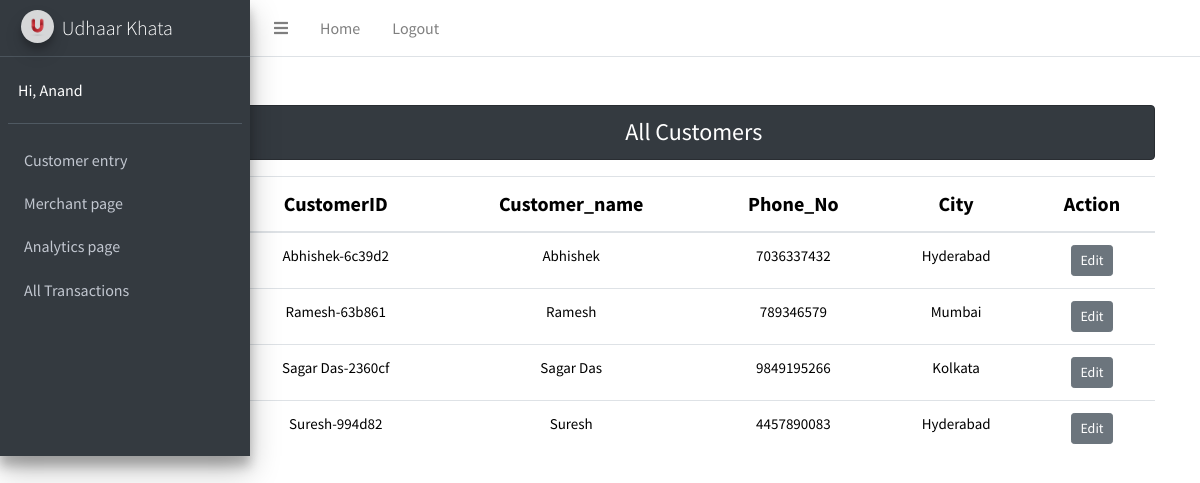
The page /main/cust_table (signed in) on the database as committed earlier.
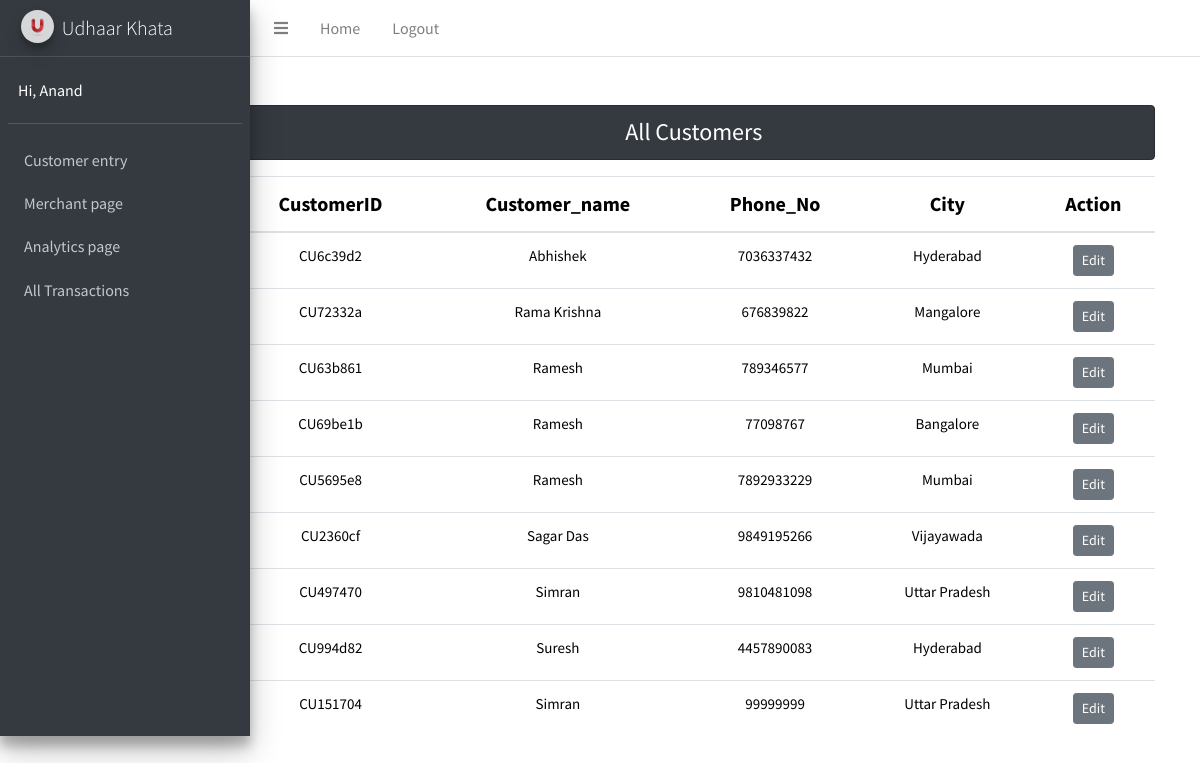
The same page on the database as committed later.
### main/models.py (models this page shows)
class customers(models.Model):
    Customer_ID = models.CharField(max_length=70)
    Customer_name = models.CharField(max_length=70)
    Phone_No = models.IntegerField()
    City = models.CharField(max_length=70)
    user = models.ForeignKey(User, on_delete = models.CASCADE)

### main/views.py (the view)
# urls.py: path('cust_table',views.cust_table, name='cust_table'),
def cust_table(request):
    if request.user.is_authenticated:
        log_user = request.user
    else:
        return HttpResponseRedirect('accounts/login')
    stud = customers.objects.order_by('user','Customer_name')
    return render(request,'cust_table.html',{'stu':stud})

### templates/cust_table.html (shortened to what this page needs)
<!DOCTYPE html>
{% load static %}
<html lang="en">
<head>
    <link rel="stylesheet" href="{% static 'plugins/fontawesome-free/css/all.min.css' %}">
    <link rel="stylesheet" href="{% static 'dist/css/adminlte.min.css' %}">
</head>
<body class="hold-transition sidebar-mini">
    <div class="wrapper">
        <nav class="main-header navbar navbar-expand navbar-white navbar-light">
          <ul class="navbar-nav">
            <li class="nav-item">
              <a class="nav-link" data-widget="pushmenu" href="#" role="button"><i class="fas fa-bars"></i></a>
            </li>
            <li class="nav-item d-none d-sm-inline-block">
              <a href="/" class="nav-link">Home</a>
            </li>
            <li class="nav-item d-none d-sm-inline-block">
              <a href='accounts/logout' class="nav-link">Logout</a>
            </li>
          </ul>
        </nav>
        <aside class="main-sidebar sidebar-dark-primary elevation-4">
          <a href="/" class="brand-link">
            <img src="{% static 'dist/img/U-logo.jpg' %}" alt="AdminLTE Logo" class="brand-image img-circle elevation-3" style="opacity: .8">
            <span class="brand-text font-weight-light">Udhaar Khata</span>
          </a>
          <div class="sidebar">
            <div class="user-panel mt-3 pb-3 mb-3 d-flex">
              <div class="info">
                <li class='d-block' style='color:white'>Hi, {{user.first_name}}</li>
              </div>
            </div>
            <nav class="mt-2">
              <ul class="nav nav-pills nav-sidebar flex-column" data-widget="treeview" role="menu" data-accordion="false">
                <li class="nav-item menu-open">
                  <ul class="nav nav-treeview">
                    <li class="nav-item">
                      <a href='user_input' class="nav-link">Customer entry</a>
                    </li>
                    <li class="nav-item">
                      <a href='merch_page' class="nav-link">Merchant page</a>
                    </li>
                    <li class="nav-item">
                      <a href='analytics' class = "nav-link">Analytics page</a>
                    </li>
                    <li class="nav-item">
                      <a href='trans_table' class="nav-link">All Transactions</a>
                    </li>
                  </ul>
                </li>
              </ul>
            </nav>
          </div>
        </aside>
        <div class = "center container mt-5">
            <div class = "col-sm-10 offset-2">
                <h4 class = "text-center alert alert-dark"> All Customers</h4>
                {% if stu %}
                <table class="text-center table table-hover">
                    <thead>
                    <tr>
                    <th scope="col" style="color:black;font-size:20px;">CustomerID</th>
                    <th scope="col" style="color:black;font-size:20px;">Customer_name</th>
                    <th scope="col" style="color:black;font-size:20px;">Phone_No</th>
                    <th scope="col" style="color:black;font-size:20px;">City</th>
                    <th scope="col" style="color:black;font-size:20px;">Action</th>
                    </tr>
                    </thead>
                    <tbody>
                    {% for st in stu %}
                    <tr>
                        <td style="color:black;font-size:15px;">{{st.Customer_ID}}</td>
                        <td style="color:black;font-size:15px;">{{st.Customer_name}}</td>
                        <td style="color:black;font-size:15px;">{{st.Phone_No}}</td>
                        <td style="color:black;font-size:15px;">{{st.City}}</td>
                        <td><a href="{% url 'updatedata1' st.id %}" class = 'btn btn-secondary btn-sm'>Edit</a></td>
                    </tr>
                    {% endfor %}
                    </tbody>
                </table>
                {% else %}
                <h4 class = "text-center alert alert-info">No Records</h4>
                {% endif %}
            </div>
        </div>
    </div>
</body>
</html>

Rows that differ between the two databases and show on the page:
changed customers "Abhishek": Customer_ID "Abhishek-6c39d2" → "CU6c39d2"
added customers: Customer_ID "CU72332a", Customer_name "Rama Krishna", Phone_No "676839822", City "Mangalore"
changed customers (number 3 of 9 on the later page): Customer_ID "Ramesh-63b861" → "CU63b861"; Phone_No "789346579" → "789346577"
added customers: Customer_ID "CU69be1b", Customer_name "Ramesh", Phone_No "77098767", City "Bangalore"
added customers: Customer_ID "CU5695e8", Customer_name "Ramesh", Phone_No "7892933229", City "Mumbai"
changed customers "Sagar Das": Customer_ID "Sagar Das-2360cf" → "CU2360cf"; City "Kolkata" → "Vijayawada"
added customers: Customer_ID "CU497470", Customer_name "Simran", Phone_No "9810481098", City "Uttar Pradesh"
changed customers "Suresh": Customer_ID "Suresh-994d82" → "CU994d82"
added customers: Customer_ID "CU151704", Customer_name "Simran", Phone_No "99999999", City "Uttar Pradesh"
